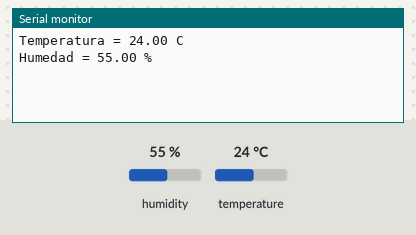
A sketch run on a simulated ESP32. On the bench: the last lines printed to the serial monitor. The test bench sets the inputs (shaded band); at power-on: humidity 55 %, temperature 24 °C.

Above: at 3.2 s.
3.3 s: humidity set to 22 %
At 5.6 s:
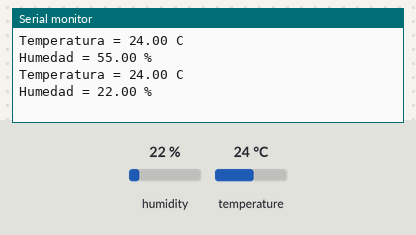
6.0 s: temperature set to 12 °C
At 6.8 s:
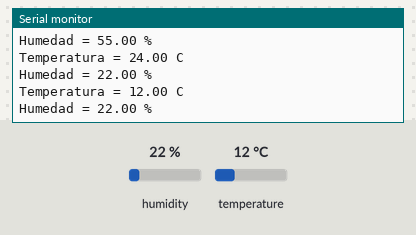
8.7 s: humidity set to 40 %
At 11.5 s:
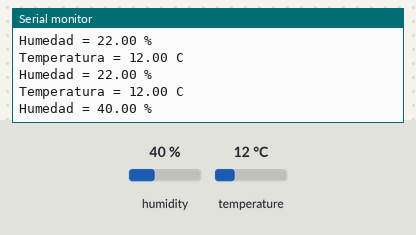
Timing chart, 0 to 13.0 s (numbered marks = the images above; inputs shaded):
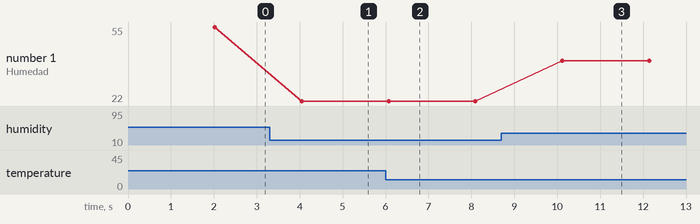

Measured:
- after the input at 3.3 s, the serial monitor: prints a new line after 0.75 s (image 1)
- after the input at 6.0 s, the serial monitor: prints a new line after 0.07 s (image 2)
- after the input at 8.7 s, the serial monitor: prints a new line after 1.4 s (image 3)
- plotted number 1: 55 → 22 after the input at 3.3 s, 22 → 40 after the input at 8.7 s

The sketch:

sensorDHT11.ino
```cpp
#include <DHT.h>
 DHT dht(26,DHT11);
//se usa el pin 26 por que es el que convierte de digital a analogico

void setup(){
  dht.begin();
  delay(2000);
  Serial.begin(115200);
}

void loop()
{
 float temp = dht.readTemperature();
 float hum = dht.readHumidity();
  //TEMPERATURA//
  Serial.print("Temperatura = ");
  Serial.print(temp);
  Serial.println(" C");

  //HUMEDAD RELATIVA//
  Serial.print("Humedad = ");
  Serial.print(hum);
  Serial.println(" %");
  delay(2000);
}
```
